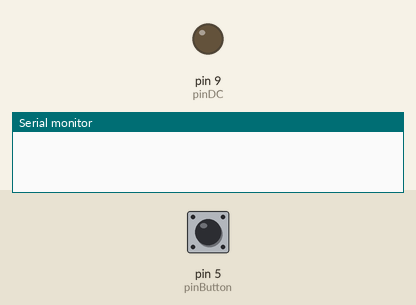
Simulated run of this sketch. Board: Arduino Uno, built with avr-gcc and run on an emulated ATmega328P. Shown: output pins drawn as LEDs (lit = HIGH), the last lines printed to the serial monitor. Inputs (shaded band) come from the test bench; at power-on: pin 5 (pinButton) HIGH.

Above: at 1.2 s.
1.3 s: pin 5 (pinButton) pulled LOW for 0.25 s
3.0 s: pin 5 (pinButton) pulled LOW for 1 s
At 4.1 s:
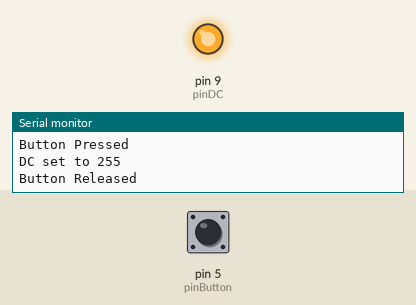
5.5 s: pin 5 (pinButton) pulled LOW for 3.2 s
At 6.1 s:
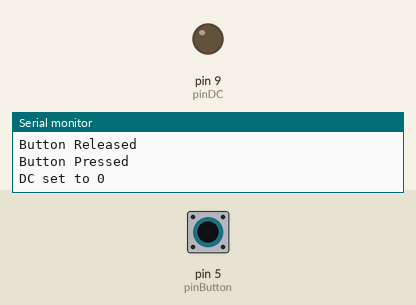
Timing chart, 0 to 8.5 s (numbered marks = the images above; inputs shaded):
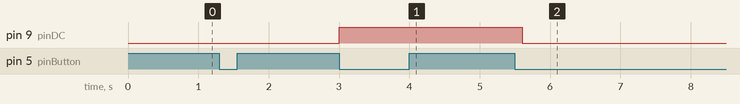

The sketch:

DCPassiveButton.ino
```cpp
const int pinDC = 9;
const int pinButton = 5;
const int dcSet1 = 0;
const int dcSet2 = 255;

// Don't change these

bool alternateButton = true;
bool alternateDC = true;

void setup() {
  pinMode(pinDC, OUTPUT);
  pinMode(pinButton, INPUT_PULLUP);
  Serial.begin(9600);
}

void loop() {
  if (alternateButton && !digitalRead(pinButton))
  {
    Serial.println("Button Pressed");
    alternateButton = false;
    if (alternateDC)
    {
      Serial.print("DC set to ");
      Serial.println(dcSet1);
      analogWrite(pinDC, dcSet1);
      alternateDC = false;
    }
    else
    {
      Serial.print("DC set to ");
      Serial.println(dcSet2);
      analogWrite(pinDC, dcSet2);
      alternateDC = true;
    }
  }
  else if(!alternateButton && digitalRead(pinButton))
  {
    Serial.println("Button Released");
    alternateButton = true;
  }
  delay(200);
}
```

Measured:
- after the input at 3.0 s, pin 9 (pinDC): LOW → HIGH at once
- after the input at 5.5 s, pin 9 (pinDC): HIGH → LOW after 0.10 s
